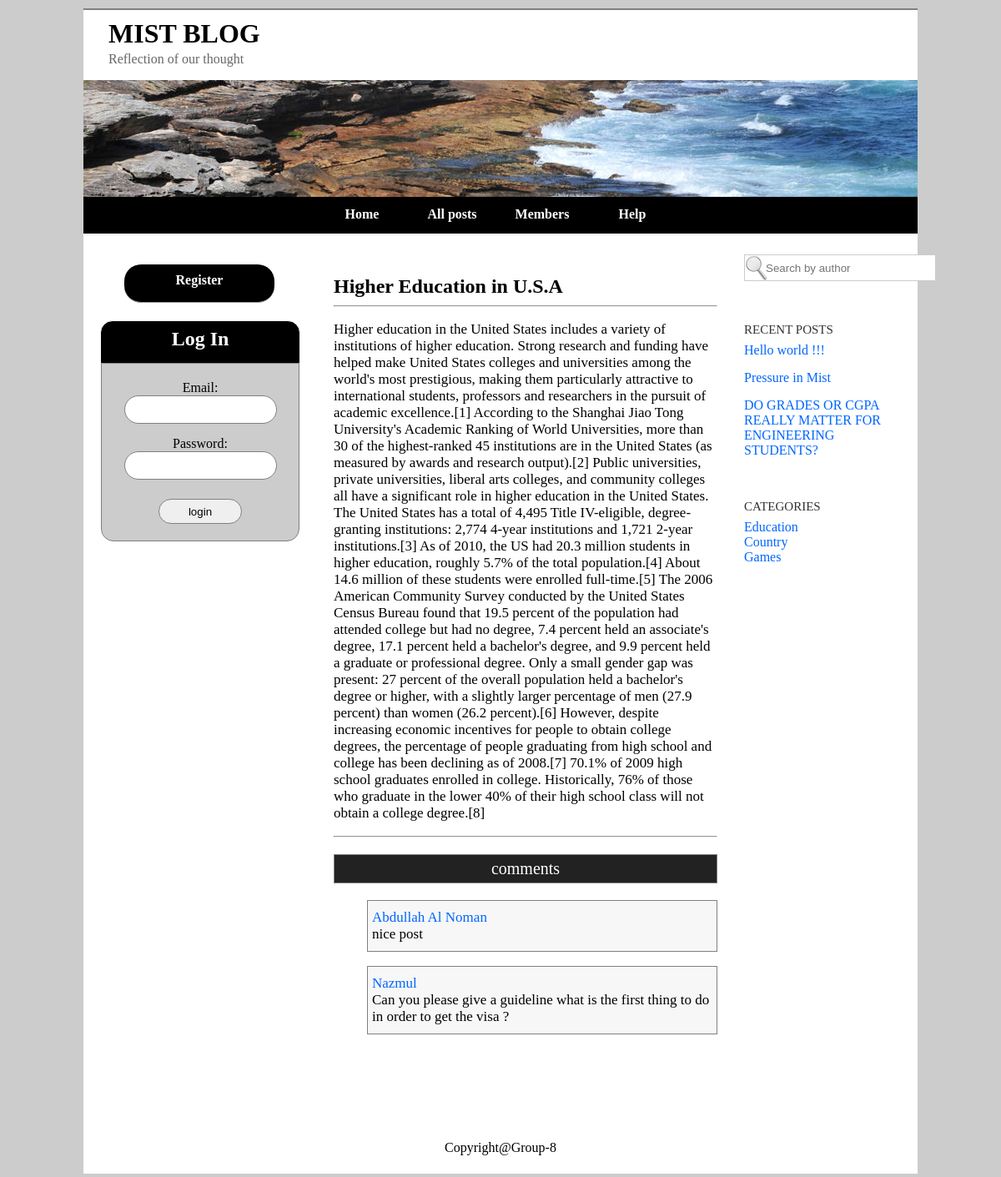
Page /my-blog/index.php?action=post&&action2=post&&post_id=4 on the committed database.
### tables this page shows
CREATE TABLE IF NOT EXISTS `posts` (
  `post_id` int(10) NOT NULL AUTO_INCREMENT,
  `user_id` int(10) NOT NULL,
  `title` varchar(255) NOT NULL,
  `text` varchar(10000) NOT NULL,
  `rating` tinyint(5) NOT NULL,
  `date` varchar(10) NOT NULL,
  `views` int(10) NOT NULL,
  `likes` int(10) NOT NULL,
  PRIMARY KEY (`post_id`)
);

CREATE TABLE IF NOT EXISTS `comments` (
  `comment_id` int(10) NOT NULL AUTO_INCREMENT,
  `post_id` int(10) NOT NULL,
  `user_id` int(10) NOT NULL,
  `text` varchar(255) NOT NULL,
  `date` varchar(10) NOT NULL,
  PRIMARY KEY (`comment_id`)
);

### my-blog/helpers/common.php (called while the page is built, shortened)
<?php
function &getDBObject(){
    require_once 'library/db/mysql.php';
    global $db_config;
    $tmp = new Mysql($db_config['host'], $db_config['user'],$db_config['password'], $db_config['database']);
    $tmp->connect();
    $db_object = &$tmp;
    return $db_object;
}
function loadTheme($theme_name){
    require_once THEME_PATH.$theme_name.'/basic'.FILE_EXT;
}
function loadView($view_name, $data=array(),$mdata=array(), $ldata=array(), $return=true){
    extract($data);
    extract($mdata);
    extract($ldata);
    require_once VIEW_PATH.$view_name.FILE_EXT;
    return ob_get_clean();
}
?>

### my-blog/controllers/post.php (called while the page is built, shortened)
<?php
$action2=$_POST['action2'];
if(!isset($action2)|| empty($action2)){
   $action2=$_GET['action2'];
}
$post_id= $_GET['post_id'];
$posts=getModel('Posts');
switch($action2){
    case 'post':
        $post = $posts->getPostByPostId($post_id);
        $posts->addViews($post_id);
        $comments = $posts->getCommentsByPostId($post_id);
        $likes= $posts->getLikesByPostId($post_id);
        $a=count($comments);
        for ( $i=0;$i<$a;$i++ ) {
            foreach ( $comments[$i] as $key=>$final_value ) {
                  if($key=='post_id'){
                      $author=$posts->getAuthor($comments[$i]['user_id']);
                      $comments[$i]['author']=$author;
                  }
              }
        }
        $author=$posts->getAuthor($post['user_id']);
        $post['author']=$author;
        $post_details=loadView('post-details', $post, $comments, $likes);
        break;
}
?>

### my-blog/index.php (called while the page is built, shortened)
<?php
require_once 'config/config.php';
require_once 'config/db-config.php';
require_once 'helpers/common.php';
$action=$_POST['action'];
if(!isset($action)|| empty($action)){
   $action=$_GET['action'];
}
$controller='';
switch($action){
    case 'post':
        $controller='post.php';
        break;
}
include_once CONTROLLER_PATH.$controller;
loadTheme($current_theme);
?>

### my-blog/library/db/mysql.php (called while the page is built, shortened)
<?php
class Mysql{
    private  $host;
    private  $user;
    private  $password;
    private  $link;
    function __construct($h,$u,$p,$d){
        $this->host =$h;
        $this->user =$u;
        $this->password = $p;
        $this->link = NULL;
    }
    function connect(){
        $this->link = mysql_connect($this->host,  $this->user,  $this->password);
    }
    function getRows($query){
        $result=mysql_query($query,  $this->link);
        $rows = array();
        while($row = mysql_fetch_assoc($result))
        {
            $rows[]=$row;
        }
        return $rows;
    }
    function getRow($query){
        $result=mysql_query($query,  $this->link);
        return mysql_fetch_assoc($result);
    }
}
?>

### my-blog/models/posts.php (called while the page is built, shortened)
<?php
class Posts{
    private $db;
    function  __construct() {
        $this->db=&getDBObject();
    }
    function getPostByPostId($post_id){
        $query ="SELECT * FROM posts WHERE post_id='$post_id'";
        return $this->db->getRow($query);
    }
    function getCommentsByPostId($post_id)
    {
        $query="SELECT * FROM comments WHERE post_id='$post_id'";
        return $this->db->getRows($query);
    }
}
?>

### my-blog/themes/basic/basic.php (called while the page is built)
<?php
require_once THEME_PATH.$theme_name.'/header.php';
require_once THEME_PATH.$theme_name.'/leftbar.php';
require_once THEME_PATH.$theme_name.'/content.php';
require_once THEME_PATH.$theme_name.'/rightbar.php';
require_once THEME_PATH.$theme_name.'/footer.php';
?>

### my-blog/views/post-details.php (the view, shortened to what this page needs)
<?php
        echo "<b align=\"left\" style=\"font-size:24px;\">".$data['title']."</b><hr>";
        echo "<p align=\"left\">".$data['text']."</p><hr><p></p>";
        echo "<center><p style=\"border:1px solid gray;padding:5px;font-size:20px;background-color:#222222;color:white;\">comments</p></center>";
        foreach ( $mdata as $value ) {
              foreach ( $value as $key=>$final_value ) {
                  if($key=='post_id'){
                      $com = $value['user_id'];
echo "<p style=\"border:1px solid gray;margin-left:40px;padding:10px 0;padding-left:5px;background-color:#F7F7F7;\">".
        "  <a href=\"?action=user&&action2=post&&user_id=$com\">".$value['author']."</a>";
        echo "</br>".$value['text']."</p>";
                  }
              }
        }
            ?>

### my-blog/themes/basic/rightbar.php
<?php
$query = "SELECT * FROM posts ORDER BY post_id DESC LIMIT 0 , 3";
$result=mysql_query($query);
$rows = array();
        while($row = mysql_fetch_assoc($result))
        {
            $rows[]=$row;
        }
?>
<div id="rightbar">
		<form action="?action=user&&action2=search" method="post">
		<input  class="right" type="text" name="name" placeholder="Search by author" size="23"  />
		</form>
		<p class="rp">RECENT POSTS</p>
		<ul>
			<li style="margin-bottom:15px;"><a href="?action=post&&action2=post&&post_id=<?php echo $rows[0]['post_id'];?>"><?php echo $rows[0]['title']; ?></a></li>
			<li style="margin-bottom:15px;"><a href="?action=post&&action2=post&&post_id=<?php echo $rows[1]['post_id'];?>"><?php echo $rows[1]['title']; ?></a></li>
			<li><a href="?action=post&&action2=post&&post_id=<?php echo $rows[2]['post_id'];?>"><?php echo $rows[2]['title']; ?></a></li>
		</ul>
		<p class="rp">CATEGORIES</p>
		<ul>
			<li><a href="">Education</a></li>
			<li><a href="">Country</a></li>
			<li><a href="">Games</a></li>
		</ul>
	</div>

### my-blog/themes/basic/CSS/style.css (style rules this page uses)
body,html { margin:0; padding:0; background-color:#CCCCCC; }
#rightbar { width:200px; float:right; padding:25px 8px; }
input.right { background-image:url(search.png); background-repeat:no-repeat; padding-left:25px; border:1px solid #CCCCCC; height:28px; }
p.rp { margin-top:50px; font-size:15px; color:#333333; }
ul { list-style-type:none; margin-left:-40px; margin-top:-8px; }
a { text-decoration:none; color:#0066FF; }

### rows in the picture
posts: title "Higher Education in U.S.A", text "Higher education in the United States includes a variety of institutions of higher education. Strong research and funding have helped make United States colleges and universities among the world's most prestigious, making them particularly attractive to international students, professors and researchers in the pursuit of academic excellence.[1] According to the Shanghai Jiao Tong University's Academic Ranking of World Universities, more than 30 of the highest-ranked 45 institutions are in the United States (as measured by awards and research output).[2] Public universities, private universities, liberal arts colleges, and community colleges all have a significant role in higher education in…"
comments: author "Abdullah Al Noman", text "nice post"
comments: author "Nazmul", text "Can you please give a guideline what is the first thing to do in order to get the visa ?"
posts: title "Hello world !!!"
posts: title "Pressure in Mist"
posts: title "DO GRADES OR CGPA REALLY MATTER FOR ENGINEERING STUDENTS?"
